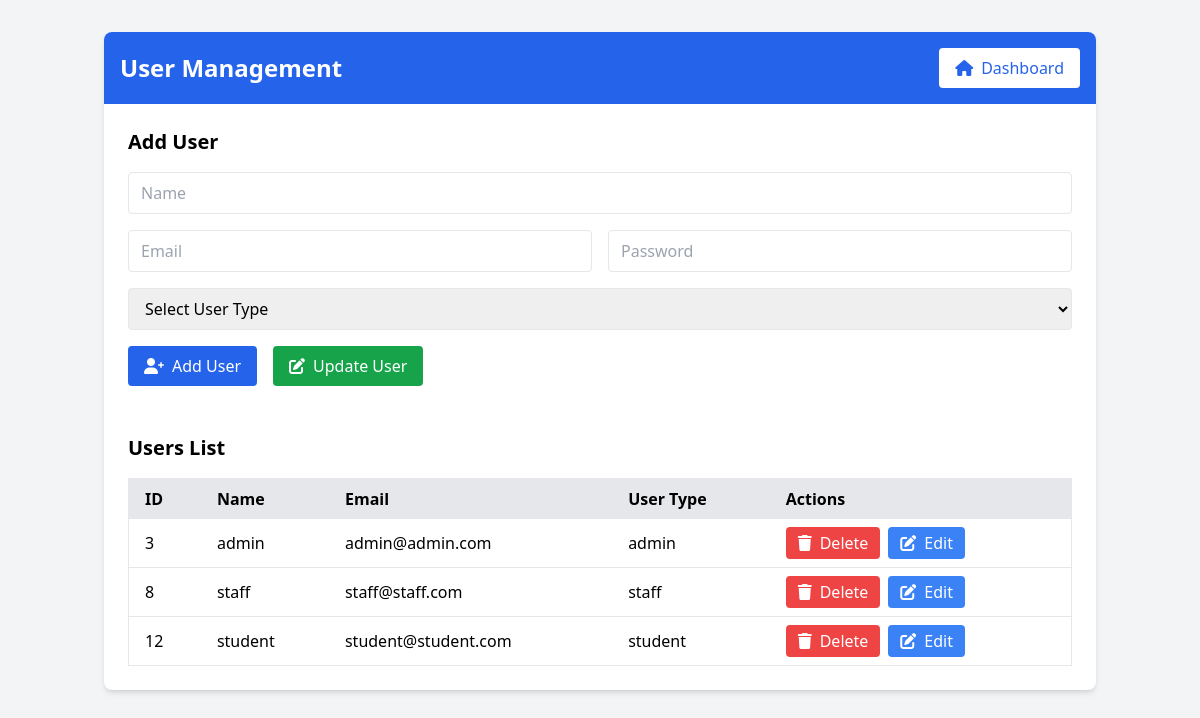
/admin/user.php (signed in), run on an earlier commit of the app's database.
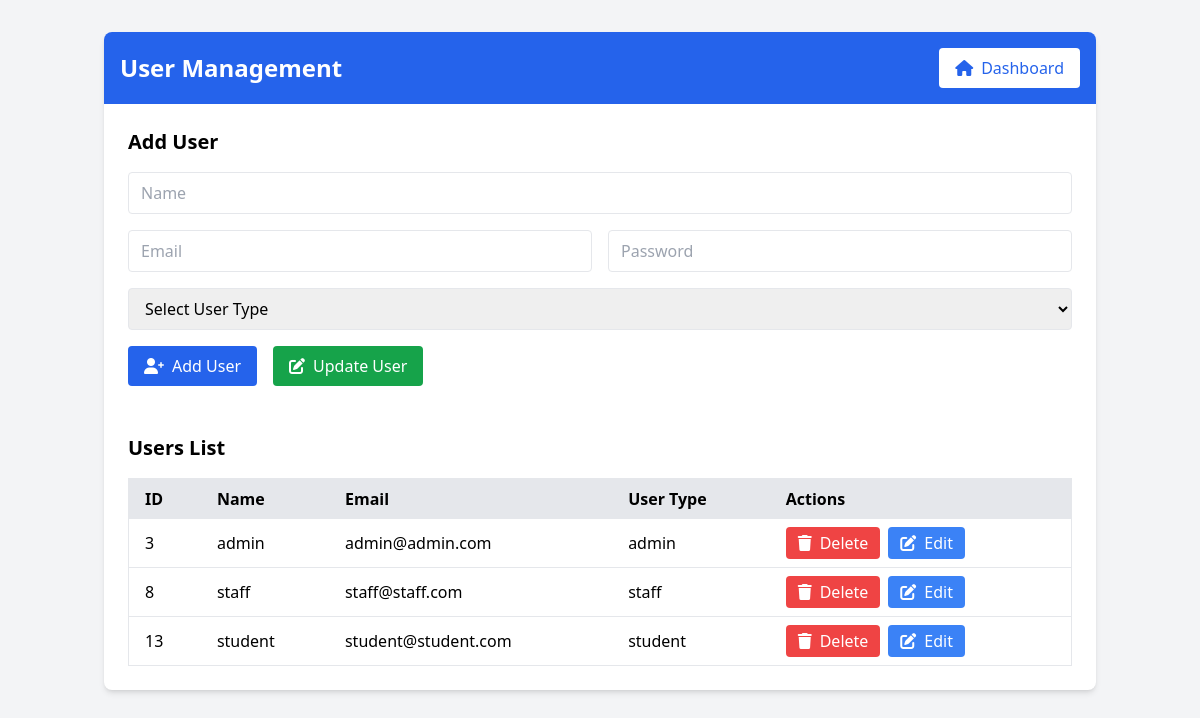
And on a later commit of the database.
### tables this page shows
CREATE TABLE `users` (
  `id` int(11) NOT NULL,
  `membershipID` varchar(50) DEFAULT NULL,
  `name` varchar(100) NOT NULL,
  `email` varchar(100) NOT NULL,
  `password` varchar(255) NOT NULL,
  `user_type` enum('student','admin','staff') NOT NULL,
  `borrowed_books` int(11) DEFAULT 0
);

### admin/user_management.php (called while the page is built, shortened)
<?php
include '..\config\db.php';
$users = $pdo->query("SELECT * FROM users")->fetchAll(PDO::FETCH_ASSOC);
?>

### admin/user.php (the view, shortened to what this page needs)
<?php
 include 'user_management.php';
?>
<!DOCTYPE html>
<html lang="en">
<head>
    <script src="https://cdn.tailwindcss.com"></script>
    <link href="https://cdnjs.cloudflare.com/ajax/libs/font-awesome/6.0.0-beta3/css/all.min.css" rel="stylesheet">
</head>
<body class="bg-gray-100 min-h-screen">
    <div class="container mx-auto px-4 py-8">
        <div class="bg-white shadow-md rounded-lg">
            <div class="bg-blue-600 text-white p-4 rounded-t-lg flex justify-between items-center">
                <h1 class="text-2xl font-bold">User Management</h1>
                <a href="index.php" class="bg-white text-blue-600 px-4 py-2 rounded hover:bg-blue-100 transition">
                    <i class="fas fa-home mr-2"></i>Dashboard
                </a>
            </div>
            <div class="p-6">
                <h2 class="text-xl font-semibold mb-4">Add User</h2>
                <form method="POST" action="user_management.php" class="grid grid-cols-2 gap-4">
                    <input type="text" name="name" placeholder="Name" required
                           class="border rounded px-3 py-2 col-span-2">
                    <input type="email" name="email" placeholder="Email" required
                           class="border rounded px-3 py-2">
                    <input type="password" name="password" placeholder="Password" required
                           class="border rounded px-3 py-2">
                    <select name="user_type" required
                            class="border rounded px-3 py-2 col-span-2">
                        <option value="">Select User Type</option>
                    </select>
                    <div class="col-span-2 flex space-x-4">
                        <button type="submit" name="add"
                                class="bg-blue-600 text-white px-4 py-2 rounded hover:bg-blue-700 transition">
                            <i class="fas fa-user-plus mr-2"></i>Add User
                        </button>
                        <button type="submit" name="edit"
                                class="bg-green-600 text-white px-4 py-2 rounded hover:bg-green-700 transition">
                            <i class="fas fa-edit mr-2"></i>Update User
                        </button>
                    </div>
                </form>
            </div>
            <div class="p-6">
                <h2 class="text-xl font-semibold mb-4">Users List</h2>
                <div class="overflow-x-auto">
                    <table class="w-full bg-white border">
                        <thead class="bg-gray-200">
                            <tr>
                                <th class="px-4 py-2 text-left">ID</th>
                                <th class="px-4 py-2 text-left">Name</th>
                                <th class="px-4 py-2 text-left">Email</th>
                                <th class="px-4 py-2 text-left">User Type</th>
                                <th class="px-4 py-2 text-left">Actions</th>
                            </tr>
                        </thead>
                        <tbody>
                            <?php foreach ($users as $user): ?>
                            <tr class="border-b hover:bg-gray-100">
                                <td class="px-4 py-2"><?php echo $user['id']; ?></td>
                                <td class="px-4 py-2"><?php echo $user['name']; ?></td>
                                <td class="px-4 py-2"><?php echo $user['email']; ?></td>
                                <td class="px-4 py-2"><?php echo $user['user_type']; ?></td>
                                <td class="px-4 py-2 flex space-x-2">
                                    <form method="POST" action="user_management.php" style="display:inline;">
                                        <button type="submit" name="delete"
                                                class="bg-red-500 text-white px-3 py-1 rounded hover:bg-red-600 transition">
                                            <i class="fas fa-trash mr-2"></i>Delete
                                        </button>
                                    </form>
                                    <button onclick="editUser(<?php echo $user['id']; ?>, '<?php echo $user['name']; ?>', '<?php echo $user['email']; ?>', '<?php echo $user['user_type']; ?>')"
                                            class="bg-blue-500 text-white px-3 py-1 rounded hover:bg-blue-600 transition">
                                            <i class="fas fa-edit mr-2"></i>Edit
                                    </button>
                                </td>
                            </tr>
                            <?php endforeach; ?>
                        </tbody>
                    </table>
                </div>
            </div>
        </div>
    </div>
</body>
</html>

What changed in the data, as far as the page shows it:
removed users: id "12", name "student", email "student@student.com", user_type "student"
added users: id "13", name "student", email "student@student.com", user_type "student"
